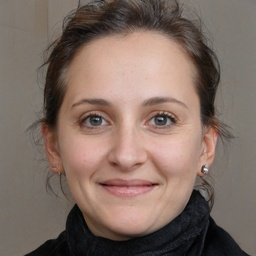
#> input picture persona.jpg, 256 x 256 px, shrunk from 1024 x 1024 before the run
$ python convolucion_proyecto.py
#> lines starting #> are read from the running program, lines starting #| are printed output that depends on the picture
#> further down, imagen is the input picture: shape (256, 256, 3); mean B, G, R 99, 108.4, 127.8
# convolucion_persona.py
# Versión 2
# Herramientas computacionales: El arte de la programación

import numpy as np
import cv2
import matplotlib.pyplot as plt

def suma_matrices(matriz,kernel):
    """multiplicar la matriz cortada y la de kernel para devolver la suma"""

    m_row, m_col = matriz.shape                       #asignar el tamaño de la matriz (en filas y columnas)
    k_row, k_col = kernel.shape                       #asignar el tamaño del kernel (en filas y columnas)
    resultado = 0                                   #instanciar la resultante en ceros

    for row in range (m_row):                                #recorrer filas de la matriz
        for col in range (m_col):                            #recorrer columnas de la matriz
            resultado+= matriz[row,col] * kernel[row,col]       #acumular el resultado de cada una de las multiplicaciones entre las filas y columnas de la matriz y el kernel
    return resultado                                         #devolver resultante

def convolucion(imagen, kernel):
    """Aplicar la convolución según la imagen, al ser de 3 canales o dimensiones, se cambiaran a dos canales"""

    if len(imagen.shape) == 3:
        print("Found 3 Channels : {}".format(imagen.shape))
#| Found 3 Channels : (256, 256, 3)
        imagen = cv2.cvtColor(imagen, cv2.COLOR_BGR2GRAY)
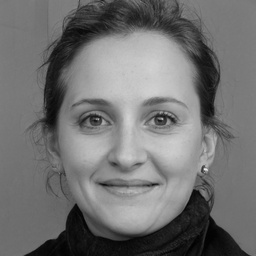
#> imagen: shape (256, 256); min 0, max 237, mean 113.2
        print("Converted to Gray Channel. Size : {}".format(imagen.shape))
#| Converted to Gray Channel. Size : (256, 256)
    else:
        print("Imagen Shape : {}".format(imagen.shape))

    imagen_row, imagen_col = imagen.shape #asignar el alto y ancho de la imagen
#> imagen_row = 256; imagen_col = 256
    kernel_row, kernel_col = kernel.shape #asignar el alto y ancho del filtro

    output_x = (imagen_col - (kernel_col / 2) * 2) + 1 #asigna el ancho del output
#> output_x = 254
    output_y = (imagen_row - (kernel_row / 2) * 2) + 1 #asigna el alto del output
#> output_y = 254

    output_x_int = int (output_x) #cambiar los valores a enteros
#> output_x_int = 254
    output_y_int = int (output_y) #cambiar los valores a enteros
#> output_y_int = 254

    output = np.zeros([output_y_int, output_x_int]) #matriz donde se guardan las resultantes de las coordenadas

    for row in range(output_y_int): #recorrer las filas de la imagen
        for col in range(output_x_int): #recorrer las columnas de la imagen
            output[row,col] = suma_matrices(imagen[row:row + kernel_row,
                                                   col:col + kernel_col],kernel) #relizar la suma entre las filas de la matriz con la del kernel y lo mismo con las columnas
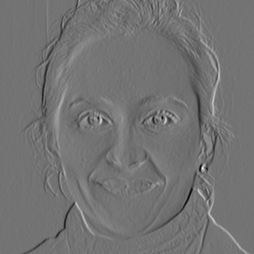
#> output: shape (254, 254) float64; min -479, max 578, mean 0.1; drawn with min black and max white

    print("Output Imagen size : {}".format(output.shape)) #Tamaño de la imagen final
#| Output Imagen size : (254, 254)

    return output

def print_imagen(imagen,titulo,estilo):
    """Función que imprime la imagen, cmap permite obtener una gran cantidad de matices"""

    plt.imshow(imagen, cmap = estilo)
    plt.title(titulo)
    plt.show()


if __name__ == '__main__':
    imagen = cv2.imread("persona.jpg")

    filtro = np.array([[-1,0,1],
                      [-2,0,2],
                      [-1,0,1]])

    filtro2 = np.array([
                         [0,0,0,5,0,0,0],
                         [0,5,18,32,18,5,0],
                         [0,18,64,100,64,18,0],
                         [5,32,100,100,100,32,5],
                         [0,18,64,100,64,18,0],
                         [0,5,18,32,18,5,0],
                         [0,0,0,5,0,0,0]])

    filtro3 = np.array([[-1,-1,-1],
                        [-1,8,-1],
                        [-1,-1,-1]])


    print_imagen(convolucion(imagen,filtro),"Sobel Edge Filter (Winter)", "winter")
    print_imagen(convolucion(imagen,filtro2),"Gaussian Blur Filter (Hot)", "hot")
#| Found 3 Channels : (256, 256, 3)
#| Converted to Gray Channel. Size : (256, 256)
#> after the loop in convolucion (call 2), `for row in range(output_y_int):`:
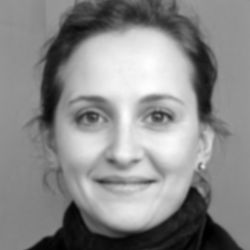
#> output: shape (250, 250) float64; min 3302, max 221818, mean 121853.7; drawn with min black and max white
#| Output Imagen size : (250, 250)
    print_imagen(convolucion(imagen,filtro3),"Laplacian Operator Filter (Cool)", "cool")
#| Found 3 Channels : (256, 256, 3)
#| Converted to Gray Channel. Size : (256, 256)
#> after the loop in convolucion (call 3), `for row in range(output_y_int):`:
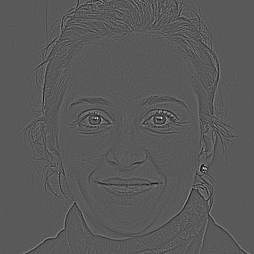
#> output: shape (254, 254) float64; min -372, max 687, mean 0; drawn with min black and max white
#| Output Imagen size : (254, 254)
